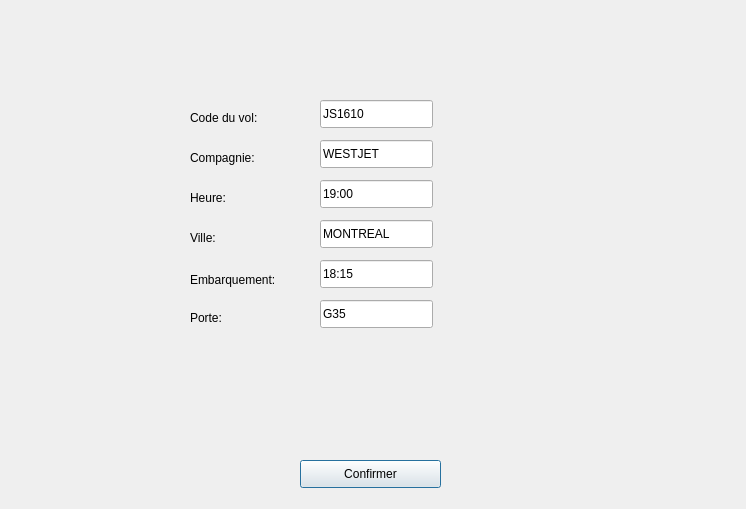
<?xml version="1.0" encoding="UTF-8"?>
<ui version="4.0">
 <class>AjouterDepart</class>
 <widget class="QDialog" name="AjouterDepart">
  <property name="geometry">
   <rect>
    <x>0</x>
    <y>0</y>
    <width>746</width>
    <height>509</height>
   </rect>
  </property>
  <property name="windowTitle">
   <string>AjouterDepart</string>
  </property>
  <widget class="QLabel" name="label">
   <property name="geometry">
    <rect>
     <x>190</x>
     <y>110</y>
     <width>91</width>
     <height>16</height>
    </rect>
   </property>
   <property name="text">
    <string>Code du vol:</string>
   </property>
  </widget>
  <widget class="QLabel" name="label_2">
   <property name="geometry">
    <rect>
     <x>190</x>
     <y>150</y>
     <width>81</width>
     <height>16</height>
    </rect>
   </property>
   <property name="text">
    <string>Compagnie:</string>
   </property>
  </widget>
  <widget class="QLabel" name="label_3">
   <property name="geometry">
    <rect>
     <x>190</x>
     <y>190</y>
     <width>58</width>
     <height>16</height>
    </rect>
   </property>
   <property name="text">
    <string>Heure:</string>
   </property>
  </widget>
  <widget class="QLabel" name="label_4">
   <property name="geometry">
    <rect>
     <x>190</x>
     <y>230</y>
     <width>58</width>
     <height>16</height>
    </rect>
   </property>
   <property name="text">
    <string>Ville:</string>
   </property>
  </widget>
  <widget class="QLabel" name="label_5">
   <property name="geometry">
    <rect>
     <x>190</x>
     <y>270</y>
     <width>101</width>
     <height>20</height>
    </rect>
   </property>
   <property name="text">
    <string>Embarquement:</string>
   </property>
  </widget>
  <widget class="QLabel" name="label_6">
   <property name="geometry">
    <rect>
     <x>190</x>
     <y>310</y>
     <width>58</width>
     <height>16</height>
    </rect>
   </property>
   <property name="text">
    <string>Porte:</string>
   </property>
  </widget>
  <widget class="QLineEdit" name="lineEditCode">
   <property name="geometry">
    <rect>
     <x>320</x>
     <y>100</y>
     <width>113</width>
     <height>28</height>
    </rect>
   </property>
   <property name="text">
    <string>JS1610</string>
   </property>
  </widget>
  <widget class="QLineEdit" name="lineEditCompagnie">
   <property name="geometry">
    <rect>
     <x>320</x>
     <y>140</y>
     <width>113</width>
     <height>28</height>
    </rect>
   </property>
   <property name="text">
    <string>WESTJET</string>
   </property>
  </widget>
  <widget class="QLineEdit" name="lineEditHeure">
   <property name="geometry">
    <rect>
     <x>320</x>
     <y>180</y>
     <width>113</width>
     <height>28</height>
    </rect>
   </property>
   <property name="text">
    <string>19:00</string>
   </property>
  </widget>
  <widget class="QLineEdit" name="lineEditVille">
   <property name="geometry">
    <rect>
     <x>320</x>
     <y>220</y>
     <width>113</width>
     <height>28</height>
    </rect>
   </property>
   <property name="text">
    <string>MONTREAL</string>
   </property>
  </widget>
  <widget class="QLineEdit" name="lineEditEmbq">
   <property name="geometry">
    <rect>
     <x>320</x>
     <y>260</y>
     <width>113</width>
     <height>28</height>
    </rect>
   </property>
   <property name="text">
    <string>18:15</string>
   </property>
  </widget>
  <widget class="QLineEdit" name="lineEditPorte">
   <property name="geometry">
    <rect>
     <x>320</x>
     <y>300</y>
     <width>113</width>
     <height>28</height>
    </rect>
   </property>
   <property name="text">
    <string>G35</string>
   </property>
  </widget>
  <widget class="QPushButton" name="pushButtonConfirmerDepart">
   <property name="geometry">
    <rect>
     <x>300</x>
     <y>460</y>
     <width>141</width>
     <height>28</height>
    </rect>
   </property>
   <property name="text">
    <string>Confirmer</string>
   </property>
  </widget>
 </widget>
 <resources/>
 <connections>
  <connection>
   <sender>pushButtonConfirmerDepart</sender>
   <signal>clicked()</signal>
   <receiver>AjouterDepart</receiver>
   <slot>slotAjoutDepart()</slot>
   <hints>
    <hint type="sourcelabel">
     <x>370</x>
     <y>473</y>
    </hint>
    <hint type="destinationlabel">
     <x>372</x>
     <y>254</y>
    </hint>
   </hints>
  </connection>
 </connections>
 <slots>
  <slot>slotAjoutDepart()</slot>
 </slots>
</ui>
